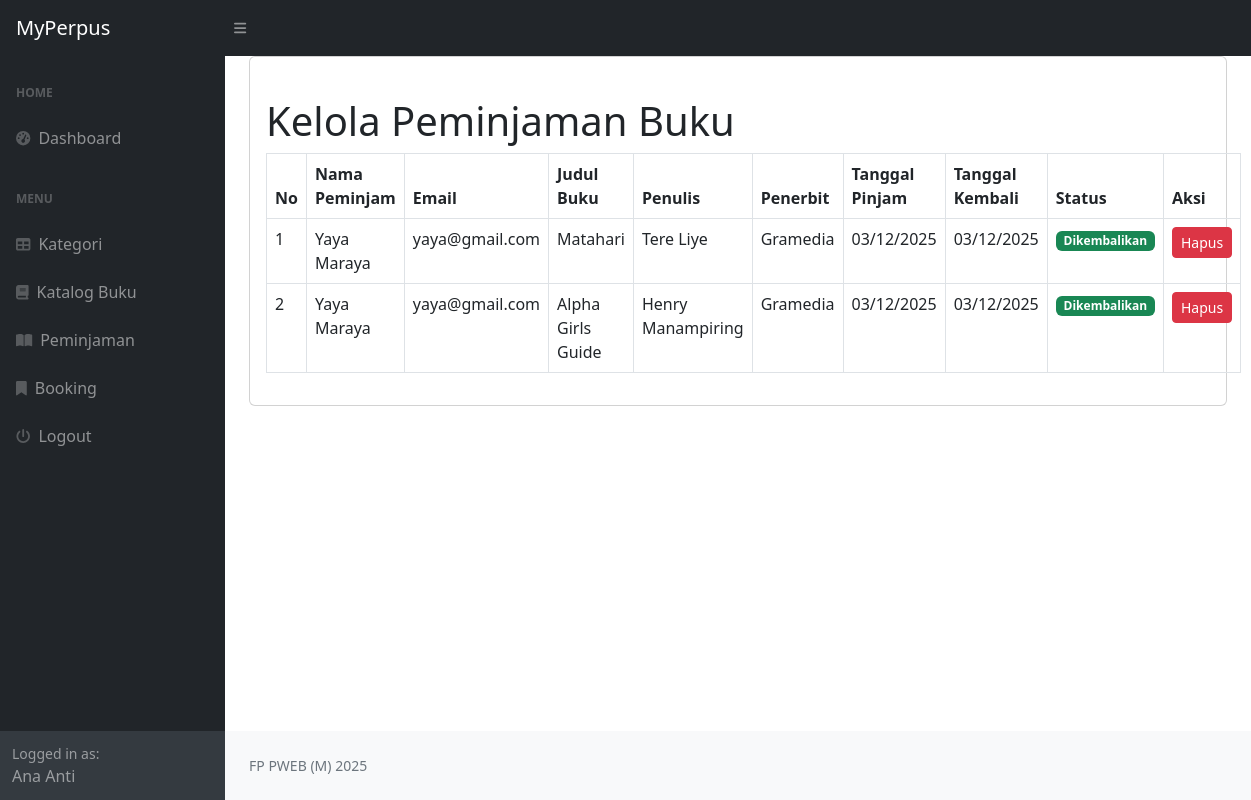
The app's page /index.php?page=peminjaman (signed in) with its own data.
### tables this page shows
CREATE TABLE `transaksi_peminjaman` (
  `id_peminjaman` int(11) NOT NULL,
  `id_pengguna` int(11) DEFAULT NULL,
  `id_buku` int(11) DEFAULT NULL,
  `tanggal_peminjaman` date DEFAULT NULL,
  `tanggal_pengembalian` date DEFAULT NULL,
  `status_peminjaman` enum('dipinjam','dikembalikan') DEFAULT NULL,
  `status_tampil` tinyint(1) DEFAULT 1
);

CREATE TABLE `pengguna` (
  `id_pengguna` int(11) NOT NULL,
  `nama` varchar(255) DEFAULT NULL,
  `password` varchar(255) DEFAULT NULL,
  `email` varchar(255) DEFAULT NULL,
  `no_telp` varchar(20) DEFAULT NULL,
  `alamat` text DEFAULT NULL,
  `status_pengguna` enum('admin','anggota') DEFAULT NULL
);

CREATE TABLE `buku` (
  `id_buku` int(11) NOT NULL,
  `id_kategori` int(11) DEFAULT NULL,
  `judul` varchar(255) DEFAULT NULL,
  `penulis` varchar(255) DEFAULT NULL,
  `penerbit` varchar(255) DEFAULT NULL,
  `tahun_terbit` int(11) DEFAULT NULL,
  `deskripsi` text DEFAULT NULL,
  `status_buku` enum('dipinjam','dibooking','tersedia') DEFAULT 'tersedia',
  `cover` varchar(255) DEFAULT NULL
);

### peminjaman.php (the view, shortened to what this page needs)
<?php
$is_admin = isset($_SESSION['pengguna']['status_pengguna']) && $_SESSION['pengguna']['status_pengguna'] == 'admin';
if ($is_admin) {
    $query = "SELECT tp.id_peminjaman, tp.id_pengguna, tp.id_buku,
                     tp.tanggal_peminjaman, tp.tanggal_pengembalian, tp.status_peminjaman,
                     b.judul, b.penulis, b.penerbit,
                     p.nama, p.email
              FROM transaksi_peminjaman tp
              LEFT JOIN buku b ON tp.id_buku = b.id_buku
              LEFT JOIN pengguna p ON tp.id_pengguna = p.id_pengguna
              ORDER BY tp.tanggal_peminjaman DESC";
}
$result = mysqli_query($koneksi, $query);
?>
<div class="card">
    <div class="card-body">
        <h1 class="mt-4">
            <?php echo $is_admin ? 'Kelola Peminjaman Buku' : 'Daftar Peminjaman Saya'; ?>
        </h1>
        <?php if (isset($error_message)): ?>
        <div class="alert alert-danger">
            <strong>Error Query:</strong> <?php echo htmlspecialchars($error_message); ?>
        </div>
        <?php else: ?>
        <div class="row">
            <div class="col-md-12">
                <table class="table table-bordered" id="dataTable" width="100%" cellspacing="0">
                    <thead>
                        <tr>
                            <th>No</th>
                            <?php if ($is_admin): ?>
                            <th>Nama Peminjam</th>
                            <th>Email</th>
                            <?php endif; ?>
                            <th>Judul Buku</th>
                            <th>Penulis</th>
                            <th>Penerbit</th>
                            <th>Tanggal Pinjam</th>
                            <th>Tanggal Kembali</th>
                            <th>Status</th>
                            <th>Aksi</th>
                        </tr>
                    </thead>
                    <tbody>
                        <?php
                        if ($result && mysqli_num_rows($result) > 0):
                            $no = 1;
                            while ($row = mysqli_fetch_assoc($result)):
                        ?>
                        <tr>
                            <td><?php echo $no++; ?></td>
                            <?php if ($is_admin): ?>
                            <td><?php echo htmlspecialchars($row['nama'] ?? 'N/A'); ?></td>
                            <td><?php echo htmlspecialchars($row['email'] ?? 'N/A'); ?></td>
                            <?php endif; ?>
                            <td><?php echo htmlspecialchars($row['judul'] ?? 'N/A'); ?></td>
                            <td><?php echo htmlspecialchars($row['penulis'] ?? 'N/A'); ?></td>
                            <td><?php echo htmlspecialchars($row['penerbit'] ?? 'N/A'); ?></td>
                            <td><?php echo date('d/m/Y', strtotime($row['tanggal_peminjaman'])); ?></td>
                            <td><?php echo $row['tanggal_pengembalian'] ? date('d/m/Y', strtotime($row['tanggal_pengembalian'])) : '-'; ?></td>
                            <td>
                                <?php
                                $status = $row['status_peminjaman'] ?? '';
                                $badge_class = ($status == 'dipinjam') ? 'bg-warning text-dark' : 'bg-success text-white';
                                ?>
                                <span class="badge <?php echo $badge_class; ?>">
                                    <?php echo ucfirst($status); ?>
                                </span>
                            </td>
                            <td>
                                <?php if ($is_admin): ?>
                                <a href="?page=peminjaman&delete_peminjaman=<?php echo $row['id_peminjaman']; ?>"
                                   class="btn btn-danger btn-sm"
                                   onclick="return confirm('Yakin ingin menghapus data ini?')">Hapus</a>
                                <?php else: ?>
                                <span class="text-muted">Menunggu pengembalian</span>
                                <?php endif; ?>
                            </td>
                        </tr>
                        <?php
                            endwhile;
                        endif; ?>
                    </tbody>
                </table>
            </div>
        </div>
        <?php endif; ?>
    </div>
</div>

### records on screen
transaksi_peminjaman: id_pengguna.nama "Yaya Maraya", id_pengguna.email "yaya@gmail.com", id_buku.judul "Matahari", id_buku.penulis "Tere Liye", id_buku.penerbit "Gramedia", tanggal_peminjaman "03/12/2025", tanggal_pengembalian "03/12/2025", status_peminjaman "Dikembalikan"
transaksi_peminjaman: id_pengguna.nama "Yaya Maraya", id_pengguna.email "yaya@gmail.com", id_buku.judul "Alpha Girls Guide", id_buku.penulis "Henry Manampiring", id_buku.penerbit "Gramedia", tanggal_peminjaman "03/12/2025", tanggal_pengembalian "03/12/2025", status_peminjaman "Dikembalikan"

### other values on screen
$_SESSION['pengguna']['nama'] "Ana Anti"
